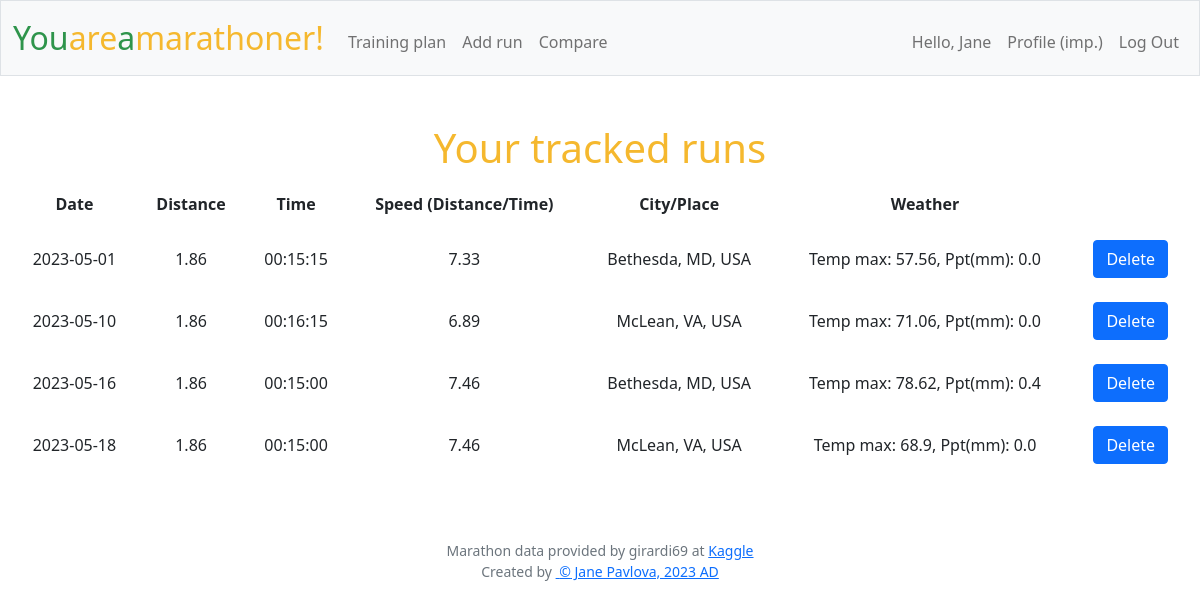
Page / (signed in) on the earlier database version.
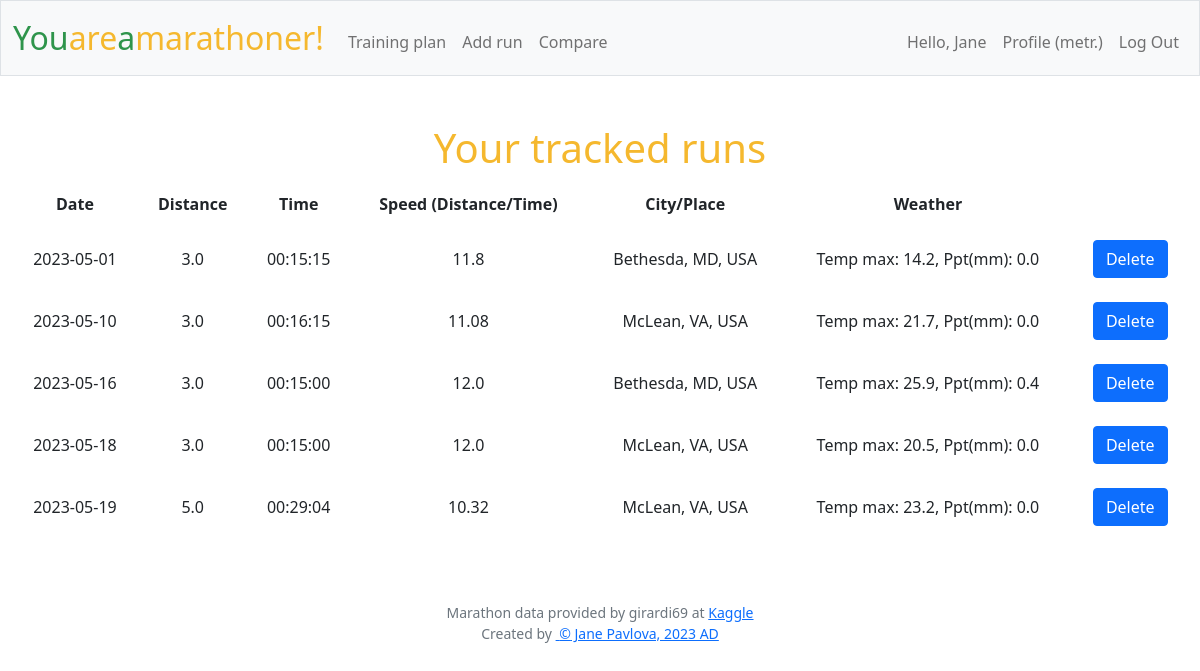
Same page on the later database version.
### tables this page shows
CREATE TABLE users (id INTEGER PRIMARY KEY AUTOINCREMENT NOT NULL, username TEXT NOT NULL, hash TEXT NOT NULL, imperial INTEGER NOT NULL DEFAULT 0);

CREATE TABLE runs (
id INTEGER PRIMARY KEY AUTOINCREMENT NOT NULL,
    user_id INTEGER,
    rundate DATETIME NOT NULL DEFAULT CURRENT_TIMESTAMP,
    distance REAL NOT NULL,
    runtime TEXT NOT NULL,
    speed REAL NOT NULL,
    weather TEXT, city TEXT,
    FOREIGN KEY (user_id) REFERENCES users (id));

### app.py (the view)
@app.route("/", methods=["GET"])
@login_required
def index():
    runs = get_user_runs(session["user_id"], g.crs)
    today = date.today()
    flash_message = False
    if len(runs) != 0:
        flash_message = True
    return render_template("layout.html", flash_message = flash_message, runs = runs, futuredate = today)

### app.py (called while the page is built)
@app.before_request
def before_request():
    if "db" not in g:
        g.db = sqlite3.connect("marathoner.db", check_same_thread=False)
    if "crs" not in g:
        g.crs = g.db.cursor()

@app.after_request
def after_request(response):
    if g.db is not None:
        g.db.close()
    """Ensure responses aren't cached"""
    response.headers["Cache-Control"] = "no-cache, no-store, must-revalidate"
    response.headers["Expires"] = 0
    response.headers["Pragma"] = "no-cache"
    return response

### supportfunctions.py (called while the page is built)
def login_required(f):
    @wraps(f)
    def decorated_function(*args, **kwargs):
        if session.get("user_id") is None:
            return redirect("/login")
        return f(*args, **kwargs)
    return decorated_function

def convert_to_mph(kmh):
    return kmh/1.609

def convert_to_fahrenheit(c):
    return ((c*9/5) + 32)

def convert_to_date(datestr):
    return datetime.strptime(datestr, "%Y-%m-%d").date()

### templates/layout.html (shortened to what this page needs)
<!DOCTYPE html>
<html lang="en">
    <head>
        <link href="https://cdn.jsdelivr.net/npm/bootstrap@5.1.3/dist/css/bootstrap.min.css"
 rel="stylesheet">
        <link href="/static/styles.css" rel="stylesheet">
    </head>
    <body>
        <nav class="bg-light border navbar navbar-expand-md navbar-light">
            <div class="container-fluid">
                <a class="navbar-brand" href="/"><span class="green">You</span><span class="yellow">are</span><span class="green">a</span><span class="yellow">marathoner!</span></a>
                <div class="collapse navbar-collapse" id="navbar">
                    {% if session["user_id"] %}
                    <ul class="navbar-nav me-auto mt-2">
                        <li class="nav-item"><a class="nav-link" href="/plan">Training plan</a></li>
                        <li class="nav-item"><a class="nav-link" href="/addrun">Add run</a></li>
                        <li class="nav-item"><a class="nav-link" href="/compare">Compare</a></li>
                    </ul>
                    <ul class="navbar-nav ms-auto mt-2">
                        <li class="nav-link">Hello, {{ session["username"] }}</li>
                        <li class="nav-item"><a class="nav-link" href="/profile">Profile {% if session["imperial"]==1 %}(imp.){% else %}(metr.){% endif %}</a></li>
                        <li class="nav-item"><a class="nav-link" href="/logout">Log Out</a></li>
                    </ul>
                    {% else %}
                    <ul class="navbar-nav ms-auto mt-2">
                        <li class="nav-item"><a class="nav-link" href="/register">Register</a></li>
                        <li class="nav-item"><a class="nav-link" href="/login">Log In</a></li>
                    </ul>
                    {% endif %}
                </div>
            </div>
        </nav>
        <main class="container-fluid py-5 text-center">
                {% block main %}
                {% if session["user_id"] %}
                    {% if flash_message == True %}
                        <h1>Your tracked runs</h1>
                        <table>
                            <thead>
                                <tr>
                                    <th>Date</th>
                                    <th>Distance</th>
                                    <th>Time</th>
                                    <th>Speed (Distance/Time)</th>
                                    <th>City/Place</th>
                                    <th>Weather</th>
                                </tr>
                            </thead>
                            <tbody>
                                {% for run in runs %}
                                <tr {% if run.date|convertdate > futuredate %} class="futuredate" {% endif %}>
                                    <td>{{ run.date }}</td>
                                    <td>{{ run.distance }}</td>
                                    <td>{{ run.time}}</td>
                                    <td>{{ run.speed }}</td>
                                    <td>{{ run.city }}</td>
                                    <td>{{ run.weather }}</td>
                                    <td><button type="button" onclick="deleteTableRow('{{ run.id }}')" class="btn btn-primary">Delete</button></td>
                                </tr>
                                {% endfor %}
                            </tbody>
                        </table>
                    {% else %}
                        <h1>Your tracked runs</h1>
                        <h2>No runs yet tracked, stay put!</h2>
                    {% endif %}
                {% else %}
                        <h1>Login or register to start running!</h1>
                {% endif %}
                {% endblock %}
        </main>
        <footer class="mb-5 small text-center text-muted">
            Marathon data provided by girardi69 at <a
                href="https://www.kaggle.com/datasets/girardi69/marathon-time-predictions" target="_blank" rel="noopener noreferrer">Kaggle</a>
                <div>
                    Created by <a
                    href="https://github.com/pavlovajane" target="_blank" rel="noopener noreferrer">&nbsp;<span>&copy;</span>&nbsp;Jane Pavlova, 2023 AD</a>
                </div>
        </footer>
    </body>
</html>

### static/styles.css (style rules this page uses)
nav .navbar-brand { font-size: xx-large; }
nav .navbar-brand .yellow, h1, h2 { color: #f5b82e; }
nav .navbar-brand .green { color: #2e944b; }
table { background-color: transparent; margin-bottom: 1rem; width: 100%; }
table th, table td { padding: 0.75rem; vertical-align: middle; }

Differences in the rows shown:
computed for runs: distance "1.86" → "3.0"; speed "7.33" → "11.8"; weather "Temp max: 57.56, Ppt(mm): 0.0" → "Temp max: 14.2, Ppt(mm): 0.0"
computed for runs: distance "1.86" → "3.0"; speed "6.89" → "11.08"; weather "Temp max: 71.06, Ppt(mm): 0.0" → "Temp max: 21.7, Ppt(mm): 0.0"
computed for runs: distance "1.86" → "3.0"; speed "7.46" → "12.0"; weather "Temp max: 78.62, Ppt(mm): 0.4" → "Temp max: 25.9, Ppt(mm): 0.4"
computed for runs: distance "1.86" → "3.0"; speed "7.46" → "12.0"; weather "Temp max: 68.9, Ppt(mm): 0.0" → "Temp max: 20.5, Ppt(mm): 0.0"
added runs: date "2023-05-19", distance "5.0", time "00:29:04", speed "10.32", city "McLean, VA, USA", weather "Temp max: 23.2, Ppt(mm): 0.0"
Other differences:
text no longer shown: "(imp.)"
text now shown: "(metr.)"
